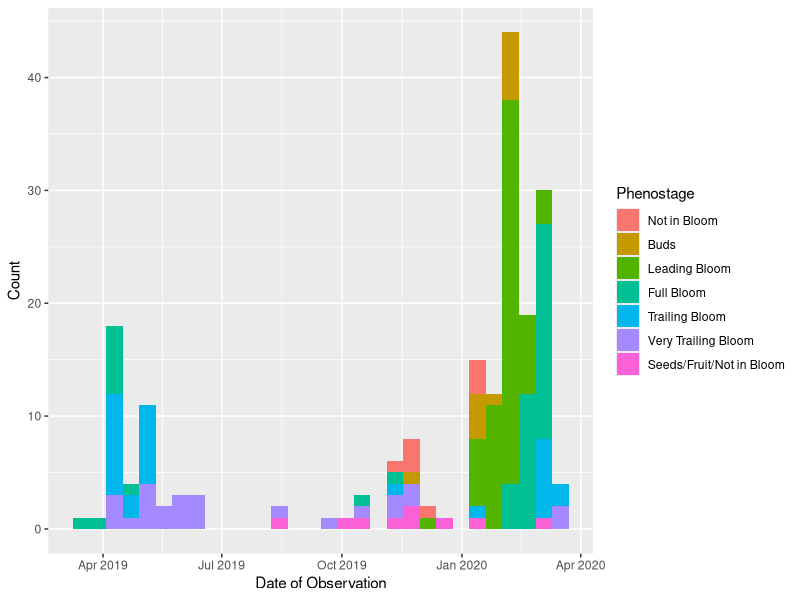
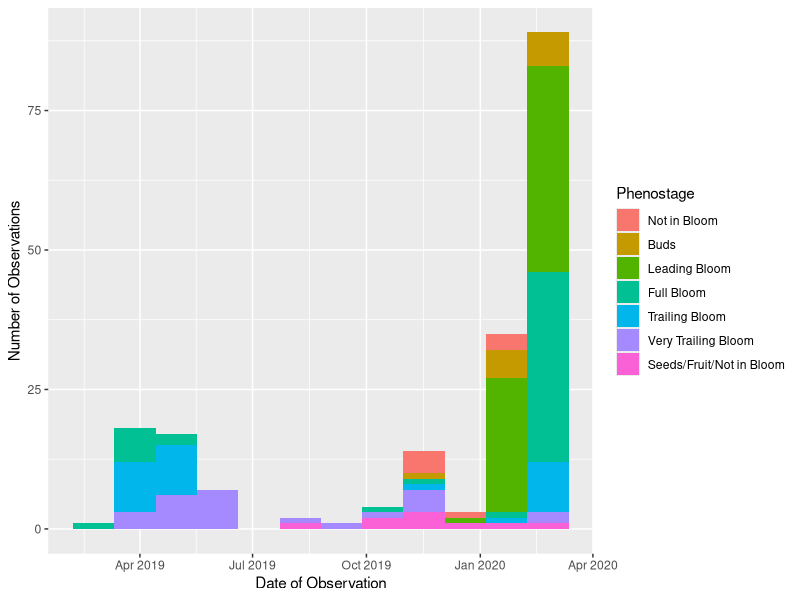
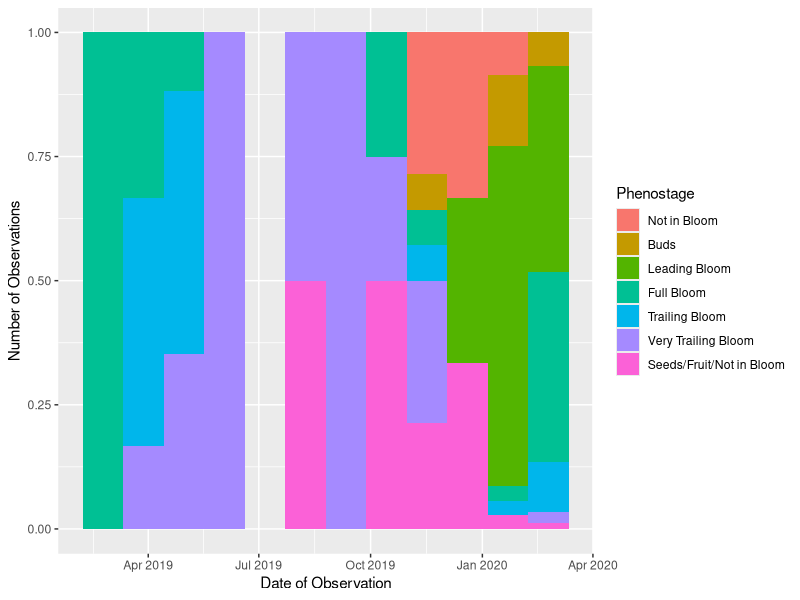
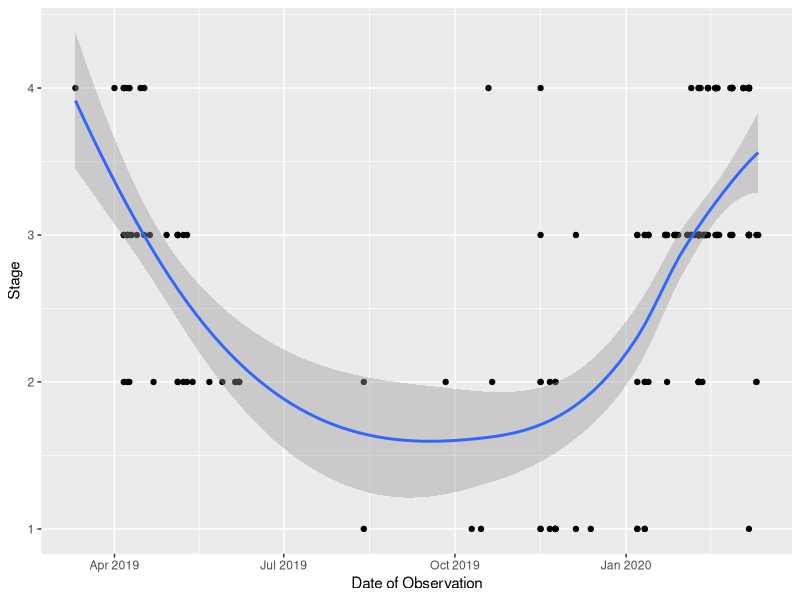
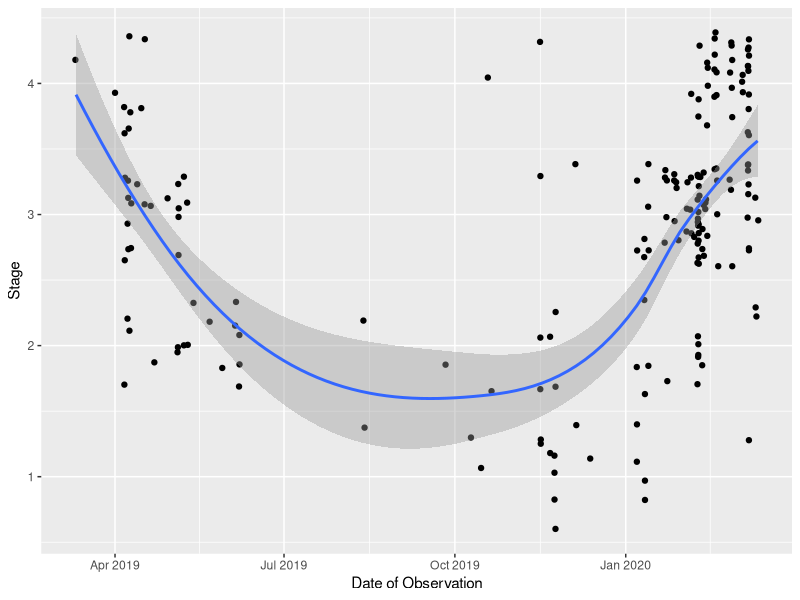
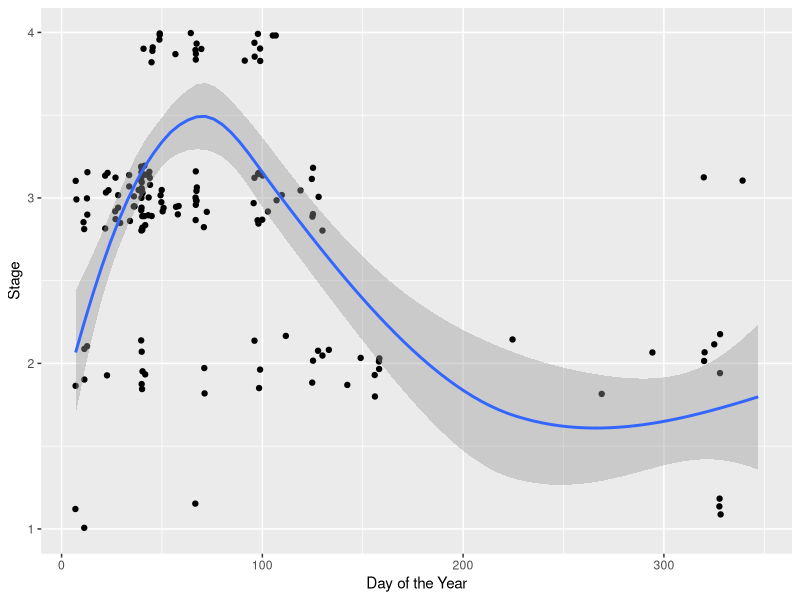

Source code (R) for these figures, in order:
## ---- chunk 1
dasiy1 <- read.csv("Dimorphotheca fruticosa.csv")
library(zoo)
library(ggplot2)
library(lubridate)
#setting up the date columns to function correctly
dasiy1$day <- as.Date(dasiy1$Date, "%m/%d/%y")
dasiy1$doy <- yday(dasiy1$day)
#need to remove data that hasn't been asssed 
dasiy<- subset(dasiy1, dasiy1$day <"2020-04-19")
## ---- chunk 2
dasiy$parabola<- dasiy$Phenostage
dasiy$parabola<-as.character(dasiy$parabola)
dasiy$parabola[dasiy$parabola=="7"] <- "1"
dasiy$parabola[dasiy$parabola=="6"]<-"2"
dasiy$parabola[dasiy$parabola=="5"]<-"3"
dasiy$parabola<- as.numeric(dasiy$parabola)


dasiy$Phenostage <- as.factor(dasiy$Phenostage)
hist1_dasiy<-ggplot(data=dasiy, aes(x=day, fill=Phenostage)) +
  geom_histogram(position = "stack")
hist1_dasiy+
  ylab("Count")+
  xlab("Date of Observation") +
  scale_fill_discrete(name="Phenostage",
                         breaks=c("1", "2", "3","4","5","6","7"),
                         labels=c("Not in Bloom", "Buds", 
                                  "Leading Bloom", "Full Bloom",
                                  "Trailing Bloom", "Very Trailing Bloom", "Seeds/Fruit/Not in Bloom"))

#When bin = 12, the observations are grouped by approx 30 days ~ 1 month of data

hist2_dasiy<-ggplot(data=dasiy, aes(x=day, fill=Phenostage)) +
  geom_histogram(position = "stack", bins = 12)
hist2_dasiy +
  ylab("Number of Observations")+
  xlab("Date of Observation") +
  scale_fill_discrete(name="Phenostage",
                         breaks=c("1", "2", "3","4","5","6","7"),
                         labels=c("Not in Bloom", "Buds", 
                                  "Leading Bloom", "Full Bloom",
                                  "Trailing Bloom", "Very Trailing Bloom", "Seeds/Fruit/Not in Bloom"))

hist3_dasiy<-ggplot(data=dasiy, aes(x=day, fill=Phenostage)) +
  geom_histogram(position = "fill", bins = 12)
hist3_dasiy +
  ylab("Number of Observations")+
  xlab("Date of Observation") +
  scale_fill_discrete(name="Phenostage",
                         breaks=c("1", "2", "3","4","5","6","7"),
                         labels=c("Not in Bloom", "Buds", 
                                  "Leading Bloom", "Full Bloom",
                                  "Trailing Bloom", "Very Trailing Bloom", "Seeds/Fruit/Not in Bloom"))

## ---- chunk 3
dasiy_plot2 <- ggplot(dasiy, aes(x=day, y=parabola)) +
  geom_point() +
  geom_smooth(method="loess")
dasiy_plot2 +
  xlab("Date of Observation") +
  ylab("Stage")

#Like the bar graphs to show the relative number of observations. But like the graph as a visual representation. Tyring to combine the two. But does this jitter too much?
dasiy_plot3 <- ggplot(dasiy, aes(x=day, y=parabola)) +
  geom_point(position = "jitter") +
  geom_smooth(method="loess")
dasiy_plot3 +
  xlab("Date of Observation") +
  ylab("Stage")


#specifiy height of jitter instaed of deafult keeps the points closer together and emphazies the discretness more. a smaller height would get it even tighter but already losing some points to overlapping. I think I like this one the best :) 
dasiy_plot4 <- ggplot(dasiy, aes(x=doy, y=parabola)) +
  geom_jitter(height = .2) +
  geom_smooth(method="loess")
dasiy_plot4 +
  xlab("Day of the Year") +
  ylab("Stage") +ylim(1,4)

## ---- chunk 4
dasiy6<-dasiy[with(dasiy, order(doy)),]
dasiy6[match(unique(dasiy6$Phenostage), dasiy6$Phenostage),]
## ---- chunk 5
#now ordering the data frame backwards
dasiy7<-dasiy[with(dasiy, order(-doy)),]
#finding the first match of this data fram would be the last in doy occurance 
dasiy7[match(unique(dasiy7$Phenostage),dasiy7$Phenostage),]
